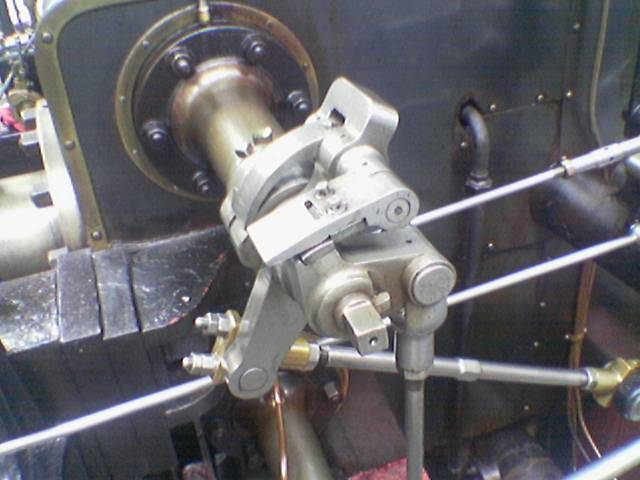
//> input picture image/gear.jpg, 640 x 480 px
$ ./5주차실습   (built with g++ and OpenCV 4)
//> lines starting //> are read from the running program, lines starting //| are printed output that depends on the picture; after the words box and inside, x2 and y2 are one past the last pixel; in counts of white or black regions, pixels touching at a corner belong together
#include <iostream>
#include "opencv2/core/core.hpp"			// Mat class와 각종 data structure 및 산술 루틴을 포함하는 헤더
#include "opencv2/highgui/highgui.hpp"		// GUI와 관련된 요소를 포함하는 헤더(imshow 등)
#include "opencv2/imgproc/imgproc.hpp"		// 각종 이미지 처리 함수를 포함하는 헤더
using namespace cv;
using namespace std;

Mat padding(Mat img) {
	int dftRows = getOptimalDFTSize(img.rows);
	int dftCols = getOptimalDFTSize(img.cols);

	Mat padded;
	copyMakeBorder(img, padded, 0, dftRows - img.rows, 0, dftCols - img.cols, BORDER_CONSTANT, Scalar::all(0));

	return padded;
}

Mat doDft(Mat src_img) {
	Mat float_img;
	src_img.convertTo(float_img, CV_32F);

	Mat complex_img;
	dft(float_img, complex_img, DFT_COMPLEX_OUTPUT);

	return complex_img;
}

Mat getMagnitude(Mat complexImg) {
	Mat planes[2];
	split(complexImg, planes);

	Mat magImg;
	magnitude(planes[0], planes[1], magImg);
	magImg += Scalar::all(1);
	log(magImg, magImg); //값이 많아 로그를 취함

	return magImg;
}

Mat myNormalize(Mat src) {
	Mat dst;
	src.copyTo(dst);
	normalize(dst, dst, 0, 255, NORM_MINMAX);
	dst.convertTo(dst, CV_8UC1);

	return dst;
}

Mat getPhase(Mat complexImg) {
	Mat planes[2];
	split(complexImg, planes);

	Mat phaImg;
	phase(planes[0], planes[1], phaImg);

	return phaImg;
}

Mat centralize(Mat complex) {
	Mat planes[2];
	split(complex, planes);
	int cx = planes[0].cols / 2;
	int cy = planes[1].rows / 2;

	Mat q0Re(planes[0], Rect(0, 0, cx, cy));
	Mat q1Re(planes[0], Rect(cx, 0, cx, cy));
	Mat q2Re(planes[0], Rect(0, cy, cx, cy));
	Mat q3Re(planes[0], Rect(cx, cy, cx, cy));

	Mat tmp;
	q0Re.copyTo(tmp);
	q3Re.copyTo(q0Re);
	tmp.copyTo(q3Re);
	q1Re.copyTo(tmp);
	q2Re.copyTo(q1Re);
	tmp.copyTo(q2Re);

	Mat q0Im(planes[1], Rect(0, 0, cx, cy));
	Mat q1Im(planes[1], Rect(cx, 0, cx, cy));
	Mat q2Im(planes[1], Rect(0, cy, cx, cy));
	Mat q3Im(planes[1], Rect(cx, cy, cx, cy));

	q0Im.copyTo(tmp);
	q3Im.copyTo(q0Im);
	tmp.copyTo(q3Im);
	q1Im.copyTo(tmp);
	q2Im.copyTo(q1Im);
	tmp.copyTo(q2Im);

	Mat centerComplex;
	merge(planes, 2, centerComplex);
	return centerComplex;
}

Mat setComplex(Mat mag_img, Mat pha_img) {
	exp(mag_img, mag_img);
	mag_img -= Scalar::all(1);

	Mat planes[2];
	polarToCart(mag_img, pha_img, planes[0], planes[1]);

	Mat complex_img;
	merge(planes, 2, complex_img);

	return complex_img;
}

Mat doIdft(Mat complex_img) {
	Mat idftcvt;
	idft(complex_img, idftcvt);

	Mat planes[2];
	split(idftcvt, planes);

	Mat dst_img;
	magnitude(planes[0], planes[1], dst_img);
	normalize(dst_img, dst_img, 255, 0, NORM_MINMAX);
	dst_img.convertTo(dst_img, CV_8UC1);

	return dst_img;
}

Mat doLPF(Mat src_img) {
	Mat pad_img = padding(src_img);
	Mat complex_img = doDft(pad_img);
	Mat center_complex_img = centralize(complex_img);
	Mat mag_img = getMagnitude(center_complex_img);
	Mat pha_img = getPhase(center_complex_img);

	double minVal, maxVal;
	Point minLoc, maxLoc;
	minMaxLoc(mag_img, &minVal, &maxVal, &minLoc, &maxLoc);
	normalize(mag_img, mag_img, 0, 1, NORM_MINMAX);

	Mat mask_img = Mat::zeros(mag_img.size(), CV_32F);
	circle(mask_img, Point(mask_img.cols / 2, mask_img.rows / 2), 20, Scalar::all(1), -1, -1, 0);

	Mat mag_img2;
	multiply(mag_img, mask_img, mag_img2);

	normalize(mag_img2, mag_img2, (float)minVal, (float)maxVal, NORM_MINMAX);
	Mat complex_img2 = setComplex(mag_img2, pha_img);
	Mat dst_img = doIdft(complex_img2);

	return myNormalize(dst_img);
}

Mat doHPF(Mat src_img) {


	Mat pad_img = padding(src_img);
	Mat complex_img = doDft(pad_img);
	Mat center_complex_img = centralize(complex_img);
	Mat mag_img = getMagnitude(center_complex_img);
	Mat pha_img = getPhase(center_complex_img);

	double minVal, maxVal;
	Point minLoc, maxLoc;

	minMaxLoc(mag_img, &minVal, &maxVal, &minLoc, &maxLoc);
	normalize(mag_img, mag_img, 0, 1, NORM_MINMAX);

	Mat mask_img = Mat::ones(mag_img.size(), CV_32F);
	circle(mask_img, Point(mask_img.cols / 2, mask_img.rows / 2), 50, Scalar::all(0), -1, -1, 0);

	Mat mag_img2;
	multiply(mag_img, mask_img, mag_img2);


	normalize(mag_img2, mag_img2, (float)minVal, (float)maxVal, NORM_MINMAX);
	Mat complex_img2 = setComplex(mag_img2, pha_img);
	Mat dst_img = doIdft(complex_img2);

	return myNormalize(dst_img);
}

// [33 lines of commented-out code are left out]

int main() {
	Mat src_img = imread("image/gear.jpg", 0);
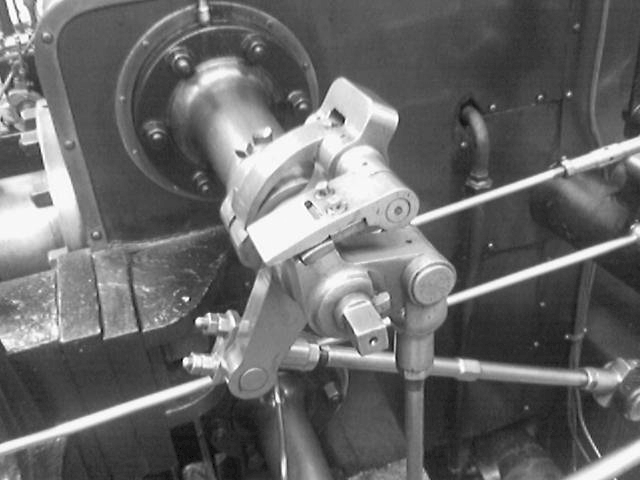
//> src_img: 480 rows x 640 cols, CV_8UC1; min 0, max 255, mean 105.8
	Mat dst_img = doHPF(src_img);
//> in centralize, `int cx = planes[0].cols / 2;`: cx = 320
//> in centralize, `int cy = planes[1].rows / 2;`: cy = 240
//> in centralize, `Mat q1Re(planes[0], Rect(cx, 0, cx, cy));`:
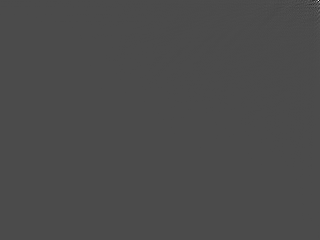
//> q1Re: 240 rows x 320 cols, CV_32FC1; min -1668033.8, max 3992709.5, mean 328.4; drawn with min black and max white
//> in getPhase, `phase(planes[0], planes[1], phaImg);`:
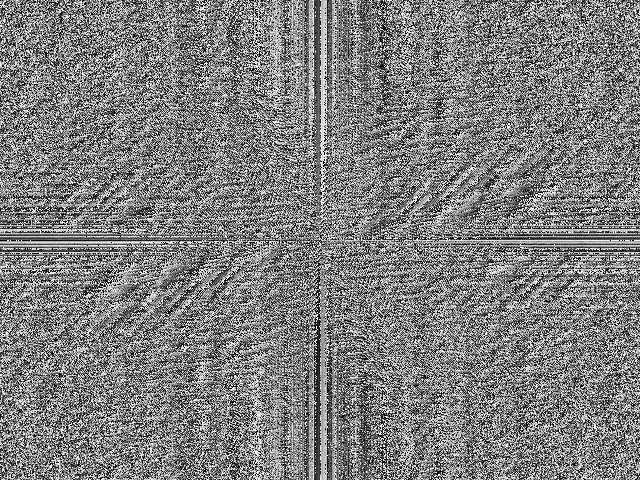
//> phaImg: 480 rows x 640 cols, CV_32FC1; min 0, max 6.28, mean 3.14; drawn with min black and max white
//> in doHPF, `minMaxLoc(mag_img, &minVal, &maxVal, &minLoc, &maxLoc);`: minVal = 0.93; maxVal = 17.3; minLoc = Point(489, 101); maxLoc = Point(320, 240)
//> in doHPF, `circle(mask_img, Point(mask_img.cols / 2, mask_img.rows / 2), 50, Scal..`:
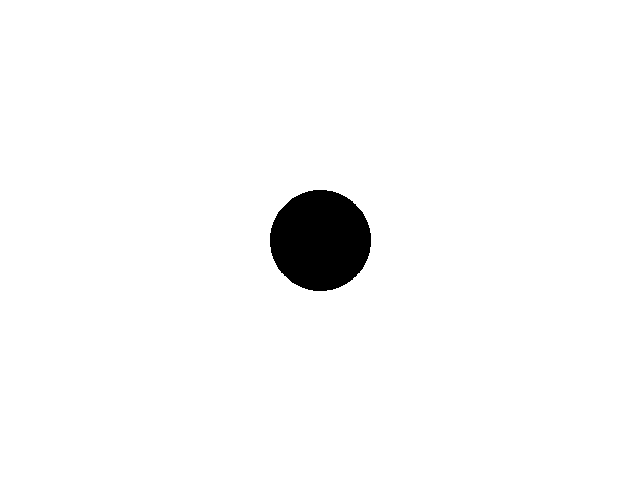
//> mask_img: 480 rows x 640 cols, CV_32FC1; values 0 (black) and 1 (white), 97.4% white; 1 black region, box (x1, y1, x2, y2) and area: (270, 190, 371, 291) 7991
//> in doHPF, `normalize(mag_img2, mag_img2, (float)minVal, (float)maxVal, NORM_MINMA..`:
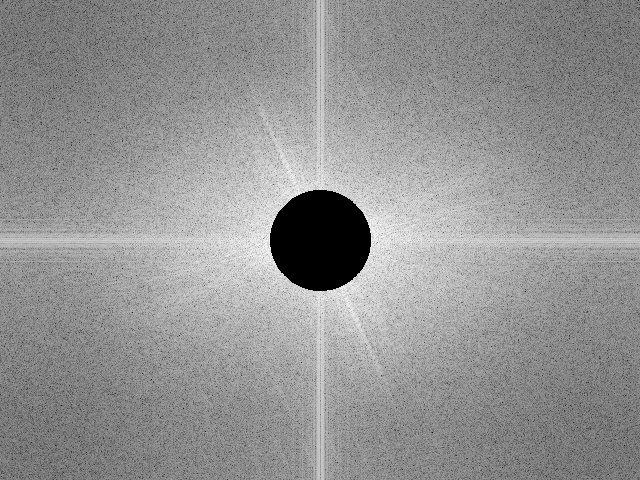
//> mag_img2: 480 rows x 640 cols, CV_32FC1; min 0.93, max 17.3, mean 10.38; drawn with min black and max white
//> in setComplex, `polarToCart(mag_img, pha_img, planes[0], planes[1]);`:
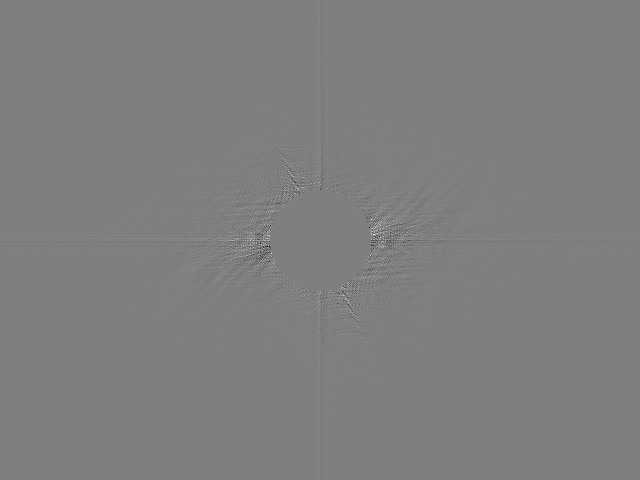
//> planes[1]: 480 rows x 640 cols, CV_32FC1; min -29892354, max 29892354, mean -1.7; drawn with min black and max white
//> in doIdft, `magnitude(planes[0], planes[1], dst_img);`:
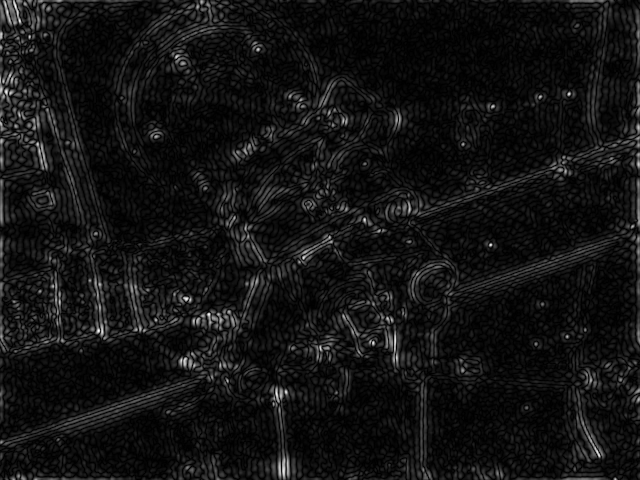
//> dst_img: 480 rows x 640 cols, CV_32FC1; min 151097.9, max 4.83e+09, mean 366793184; drawn with min black and max white
	//dst_img = getMagnitude(dst_img);
	//src_img = myNormalize(src_img);
	//src_img = centralize(src_img);

	imshow("Tests_12204284",dst_img);

	waitKey(0);
	destroyAllWindows();
}
